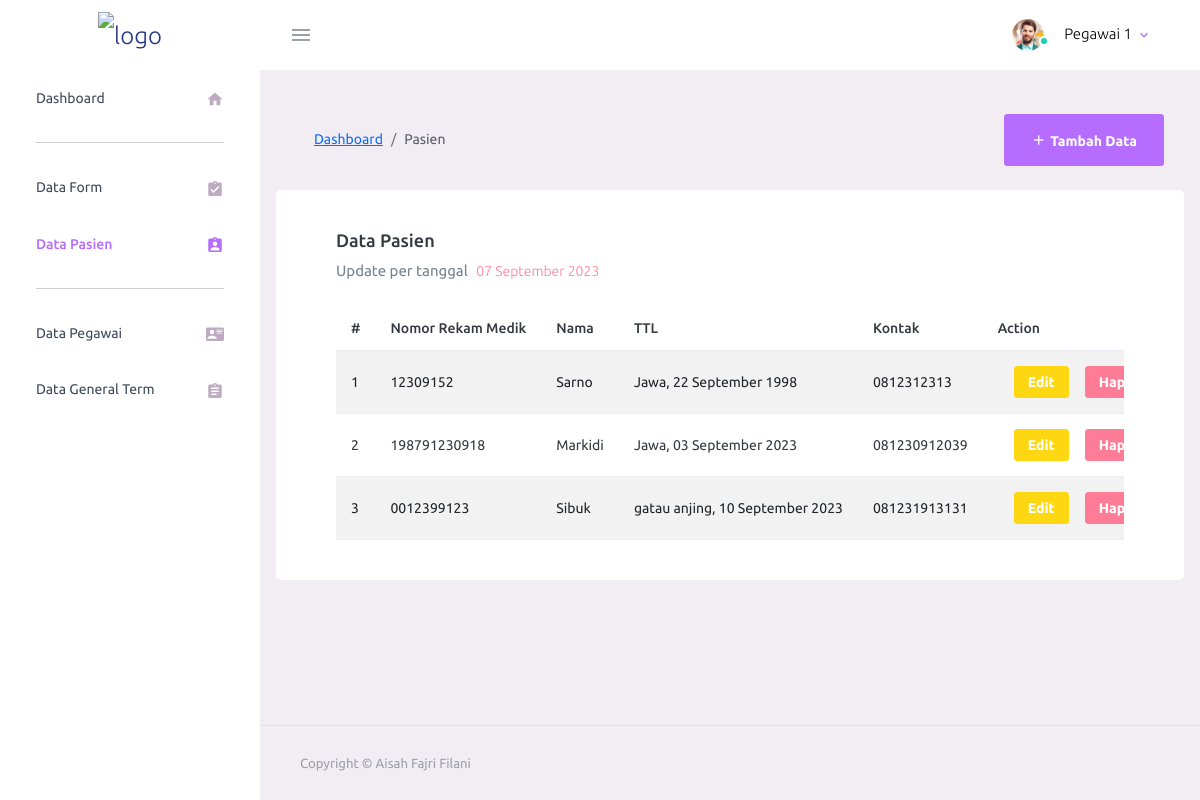
The app's page /app/pages/pasien/index.php/ (signed in) with its own data.
### tables this page shows
CREATE TABLE `patients` (
  `id` int(11) NOT NULL,
  `medical_record` varchar(100) NOT NULL,
  `name` varchar(200) NOT NULL,
  `sex` char(1) NOT NULL,
  `birthplace` varchar(100) NOT NULL,
  `birthdate` date NOT NULL,
  `address` text NOT NULL,
  `phone` varchar(15) NOT NULL,
  `inputdate` timestamp NOT NULL DEFAULT current_timestamp(),
  `inputby` varchar(50) DEFAULT NULL,
  `updatedate` timestamp NULL DEFAULT NULL,
  `updateby` varchar(50) DEFAULT NULL
);

### system/config/base.php (called while the page is built, shortened)
<?php
include 'function.php';
include_once $rootpath . '/system/server/db.php';
function routes($param = null, $id=null)
{
    $baseurl = $_SERVER['REQUEST_SCHEME'] . "://" . $_SERVER['HTTP_HOST'] . "/ais-project";
    $routes = [
        'login' => '/app/pages/login/index.php',
        'do-login' => '/app/pages/login/do-login.php',
        'logout' => '/app/pages/login/do-logout.php',
        'dashboard' => '/app/pages/dashboard/index.php',
        'ajax-pasien-wali' => '/app/pages/ajax/ajax-pasien-wali.php',
        'pasien' => '/app/pages/pasien/index.php',
        'pasien/add' => '/app/pages/pasien/add.php',
        'pasien/input' => '/app/pages/pasien/input.php',
        'pasien/edit' => '/app/pages/pasien/edit.php',
        'pasien/update' => '/app/pages/pasien/update.php',
        'pasien/delete' => '/app/pages/pasien/delete.php',
        'form' => '/app/pages/form/index.php',
        'form/fill' => '/app/pages/form/fill/1.php',
        'form/fill/2' => '/app/pages/form/fill/2.php',
        'form/fill/3' => '/app/pages/form/fill/3.php',
        'form/fill/4' => '/app/pages/form/fill/4.php',
        'form/do-fill-1' => '/app/pages/form/action/do-fill-1.php',
        'form/do-fill-2' => '/app/pages/form/action/do-fill-2.php',
        'form/do-fill-3' => '/app/pages/form/action/do-fill-3.php',
        'form/do-fill-4' => '/app/pages/form/action/do-fill-4.php',
        'form/done' => '/app/pages/form/done.php',
        'form/preview-new' => '/app/pages/form/preview.php',
        'form/add' => '/app/pages/form/add.php',
        'form/input' => '/app/pages/form/input.php',
        'form/edit' => '/app/pages/form/edit.php',
        'form/update' => '/app/pages/form/update.php',
        'form/delete' => '/app/pages/form/delete.php',
        'submit' => '/app/pages/form/submit.php',
        'pegawai' => '/app/pages/pegawai/index.php',
        'pegawai/add' => '/app/pages/pegawai/add.php',
        'pegawai/input' => '/app/pages/pegawai/input.php',
        'pegawai/edit' => '/app/pages/pegawai/edit.php',
        'pegawai/update' => '/app/pages/pegawai/update.php',
        'pegawai/delete' => '/app/pages/pegawai/delete.php',
        'term' => '/app/pages/term/index.php',
        'term/add' => '/app/pages/term/add.php',
        'term/input' => '/app/pages/term/input.php',
        'term/edit' => '/app/pages/term/edit.php',
        'term/update' => '/app/pages/term/update.php',
        'term/delete' => '/app/pages/term/delete.php',
    ];
    return $baseurl . ($routes[$param] ."/". $id  ?? '');
}

### system/config/function.php (called while the page is built, shortened)
<?php
function getUri($index){
    $uri = explode("/", $_SERVER['REQUEST_URI']);
    if(isset($uri[$index])){
        $uri[$index] = str_replace(".php", "", $uri[$index]);
        return $uri[$index];
    }
    return null;
}
function toTitle($string){
    return ucwords(strtolower($string));
}
function toIndoDate($date)
{
    $date = date('Y-m-d', strtotime($date));
    $BulanIndo = array("Januari", "Februari", "Maret",
        "April", "Mei", "Juni",
        "Juli", "Agustus", "September",
        "Oktober", "November", "Desember");
    $tahun = substr($date, 0, 4);
    $bulan = substr($date, 5, 2);
    $tgl = substr($date, 8, 2);
    $result = $tgl . " " . $BulanIndo[(int) $bulan - 1] . " " . $tahun;
    return ($result);
}
?>

### system/server/db.php (called while the page is built, shortened)
<?php
$servername = "localhost";
$username = "root";
$password = "";
$dbname = "db_consent_form";
$db = new mysqli($servername, $username, $password, $dbname);
function all($table, $where = null)
{
    global $db;
    $sql = "SELECT * FROM $table";
    $result = $db->query($sql);
    $data = [];
    if ($result->num_rows > 0) {
        while ($row = $result->fetch_assoc()) {
            $data[] = $row;
        }
    }
    return $data;
}

### app/pages/pasien/index.php (the view, shortened to what this page needs)
<?php include_once '../../../system/view/header.php';?>
<?php
$patients = all('patients');
?>
<div class="container-scroller">
    <?php include "$rootpath/app/layout/topbar.php";?>
    <div class="container-fluid page-body-wrapper">
        <?php include "$rootpath/app/layout/sidebar.php";?>
        <div class="main-panel">
            <div class="content-wrapper">
                <div class="page-header">
                    <nav aria-label="breadcrumb">
                        <ol class="breadcrumb">
                            <li class="breadcrumb-item"><a href="<?=routes('dashboard')?>"><?=toTitle('Dashboard')?></a>
                            </li>
                            <li class="breadcrumb-item active" aria-current="page"><?=toTitle(getUri(4))?></li>
                        </ol>
                    </nav>
                    <h3 class="page-title">
                        <button class="btn btn-primary btn-xs">
                            <a href="<?=routes('pasien/add')?>" class="btn btn-primary btn-sm">
                                <i class="mdi mdi-plus"></i>
                                Tambah Data
                            </a>
                        </button>
                    </h3>
                </div>
                <div class="row">
                    <div class="card">
                        <div class="card-body">
                            <h4>Data <?=toTitle(getUri(4))?></h4>
                            <p class="card-description"> Update per tanggal
                                <code><?=toIndoDate(date('Y-m-d'))?></code>
                            </p>
                            <div class="table-container">
                                <table id="myTable" class="table table-hover table-striped">
                                    <thead>
                                        <tr>
                                            <th>#</th>
                                            <th>Nomor Rekam Medik</th>
                                            <th>Nama</th>
                                            <th>TTL</th>
                                            <th>Kontak</th>
                                            <th>Action</th>
                                        </tr>
                                    </thead>
                                    <tbody>
                                        <?php
                                        $no = 1;
                                        foreach ($patients as $patient) {
                                            $birth = $patient['birthplace'].", ".toIndoDate($patient['birthdate']);
                                            echo "<tr>";
                                            echo "<td>$no</td>";
                                            echo "<td>$patient[medical_record]</td>";
                                            echo "<td>$patient[name]</td>";
                                            echo "<td>$birth</td>";
                                            echo "<td>$patient[phone]</td>";
                                            echo "<td>";
                                            echo "<a href='".routes('pasien/edit',$patient['id'])."' class='btn btn-warning btn-sm mx-3'>Edit</a>";
                                            echo "<a onclick='deleteConfirmation(event)' href='".routes('pasien/delete',$patient['id'])."' class='btn btn-danger btn-sm'>Hapus</a>";
                                            echo "</td>";
                                            echo "</tr>";
                                            $no++;
                                        }
                                        ?>
                                    </tbody>
                                </table>
                            </div>
                        </div>
                    </div>
                </div>
            </div>
            <footer class="footer">
                <div class="container-fluid d-flex justify-content-between">
                    <span class="text-muted d-block text-center text-sm-start d-sm-inline-block">Copyright ©
                        Aisah Fajri Filani</span>
                </div>
            </footer>
        </div>
    </div>
</div>
<?php include_once '../../../system/view/footer.php';?>

### system/view/header.php (style rules this page uses)
.table-container { overflow-x: auto; }

### records on screen
patients: medical_record "12309152", name "Sarno", birth "Jawa, 22 September 1998", phone "0812312313"
patients: medical_record "198791230918", name "Markidi", birth "Jawa, 03 September 2023", phone "081230912039"
patients: medical_record "0012399123", name "Sibuk", birth "gatau anjing, 10 September 2023", phone "081231913131"

### other values on screen
$session['user']['name'] "Pegawai 1"
toTitle('Dashboard') "Dashboard"
toTitle(getUri(4)) "Pasien"
